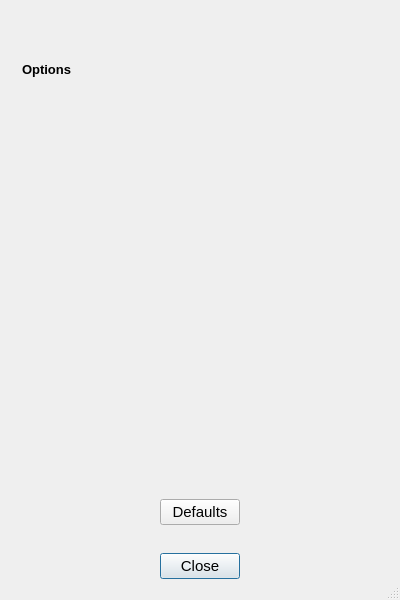
<?xml version="1.0" encoding="UTF-8"?>
<ui version="4.0">
 <class>Options</class>
 <widget class="QDialog" name="Options">
  <property name="windowModality">
   <enum>Qt::WindowModal</enum>
  </property>
  <property name="geometry">
   <rect>
    <x>0</x>
    <y>0</y>
    <width>400</width>
    <height>600</height>
   </rect>
  </property>
  <property name="sizePolicy">
   <sizepolicy hsizetype="Preferred" vsizetype="Preferred">
    <horstretch>0</horstretch>
    <verstretch>0</verstretch>
   </sizepolicy>
  </property>
  <property name="minimumSize">
   <size>
    <width>400</width>
    <height>600</height>
   </size>
  </property>
  <property name="windowTitle">
   <string>Options</string>
  </property>
  <property name="sizeGripEnabled">
   <bool>true</bool>
  </property>
  <layout class="QVBoxLayout" name="verticalLayout">
   <property name="spacing">
    <number>0</number>
   </property>
   <property name="leftMargin">
    <number>12</number>
   </property>
   <property name="topMargin">
    <number>12</number>
   </property>
   <property name="rightMargin">
    <number>12</number>
   </property>
   <property name="bottomMargin">
    <number>12</number>
   </property>
   <item>
    <widget class="QWidget" name="preferencesBar" native="true">
     <property name="minimumSize">
      <size>
       <width>0</width>
       <height>0</height>
      </size>
     </property>
     <layout class="QHBoxLayout" name="horizontalLayout">
      <property name="spacing">
       <number>0</number>
      </property>
      <property name="leftMargin">
       <number>10</number>
      </property>
      <property name="topMargin">
       <number>10</number>
      </property>
      <property name="rightMargin">
       <number>10</number>
      </property>
      <property name="bottomMargin">
       <number>10</number>
      </property>
      <item>
       <widget class="QLabel" name="name">
        <property name="font">
         <font>
          <pointsize>13</pointsize>
          <bold>true</bold>
         </font>
        </property>
        <property name="text">
         <string/>
        </property>
       </widget>
      </item>
     </layout>
    </widget>
   </item>
   <item>
    <widget class="QWidget" name="optionsWidget" native="true">
     <layout class="QVBoxLayout" name="verticalLayout_2">
      <property name="spacing">
       <number>10</number>
      </property>
      <property name="leftMargin">
       <number>10</number>
      </property>
      <property name="topMargin">
       <number>10</number>
      </property>
      <property name="rightMargin">
       <number>10</number>
      </property>
      <property name="bottomMargin">
       <number>10</number>
      </property>
      <item>
       <widget class="QLabel" name="label">
        <property name="font">
         <font>
          <pointsize>10</pointsize>
          <bold>true</bold>
         </font>
        </property>
        <property name="text">
         <string>Options</string>
        </property>
       </widget>
      </item>
      <item>
       <widget class="QScrollArea" name="scrollarea">
        <property name="styleSheet">
         <string notr="true"/>
        </property>
        <property name="frameShape">
         <enum>QFrame::NoFrame</enum>
        </property>
        <property name="widgetResizable">
         <bool>true</bool>
        </property>
        <widget class="QWidget" name="scrollAreaWidgetContents">
         <property name="geometry">
          <rect>
           <x>0</x>
           <y>0</y>
           <width>356</width>
           <height>385</height>
          </rect>
         </property>
        </widget>
       </widget>
      </item>
      <item>
       <widget class="QWidget" name="widget" native="true">
        <layout class="QHBoxLayout" name="horizontalLayout_3">
         <item>
          <spacer name="horizontalSpacer_3">
           <property name="orientation">
            <enum>Qt::Horizontal</enum>
           </property>
           <property name="sizeHint" stdset="0">
            <size>
             <width>40</width>
             <height>20</height>
            </size>
           </property>
          </spacer>
         </item>
         <item>
          <widget class="QPushButton" name="defaults">
           <property name="font">
            <font>
             <pointsize>11</pointsize>
            </font>
           </property>
           <property name="text">
            <string>Defaults</string>
           </property>
           <property name="autoDefault">
            <bool>false</bool>
           </property>
          </widget>
         </item>
         <item>
          <spacer name="horizontalSpacer_4">
           <property name="orientation">
            <enum>Qt::Horizontal</enum>
           </property>
           <property name="sizeHint" stdset="0">
            <size>
             <width>40</width>
             <height>20</height>
            </size>
           </property>
          </spacer>
         </item>
        </layout>
       </widget>
      </item>
     </layout>
    </widget>
   </item>
   <item>
    <widget class="QWidget" name="buttonsWidget" native="true">
     <property name="minimumSize">
      <size>
       <width>0</width>
       <height>0</height>
      </size>
     </property>
     <layout class="QHBoxLayout" name="horizontalLayout_2">
      <item>
       <spacer name="horizontalSpacer_2">
        <property name="orientation">
         <enum>Qt::Horizontal</enum>
        </property>
        <property name="sizeHint" stdset="0">
         <size>
          <width>239</width>
          <height>20</height>
         </size>
        </property>
       </spacer>
      </item>
      <item>
       <widget class="QPushButton" name="close">
        <property name="font">
         <font>
          <pointsize>11</pointsize>
         </font>
        </property>
        <property name="toolTip">
         <string>Close</string>
        </property>
        <property name="text">
         <string>Close</string>
        </property>
        <property name="autoDefault">
         <bool>false</bool>
        </property>
        <property name="default">
         <bool>true</bool>
        </property>
       </widget>
      </item>
      <item>
       <spacer name="horizontalSpacer">
        <property name="orientation">
         <enum>Qt::Horizontal</enum>
        </property>
        <property name="sizeHint" stdset="0">
         <size>
          <width>239</width>
          <height>20</height>
         </size>
        </property>
       </spacer>
      </item>
     </layout>
    </widget>
   </item>
  </layout>
 </widget>
 <resources>
  <include location="jobman.qrc"/>
  <include location="jobman.qrc"/>
 </resources>
 <connections>
  <connection>
   <sender>close</sender>
   <signal>clicked()</signal>
   <receiver>Options</receiver>
   <slot>close()</slot>
   <hints>
    <hint type="sourcelabel">
     <x>199</x>
     <y>571</y>
    </hint>
    <hint type="destinationlabel">
     <x>199</x>
     <y>299</y>
    </hint>
   </hints>
  </connection>
 </connections>
</ui>
